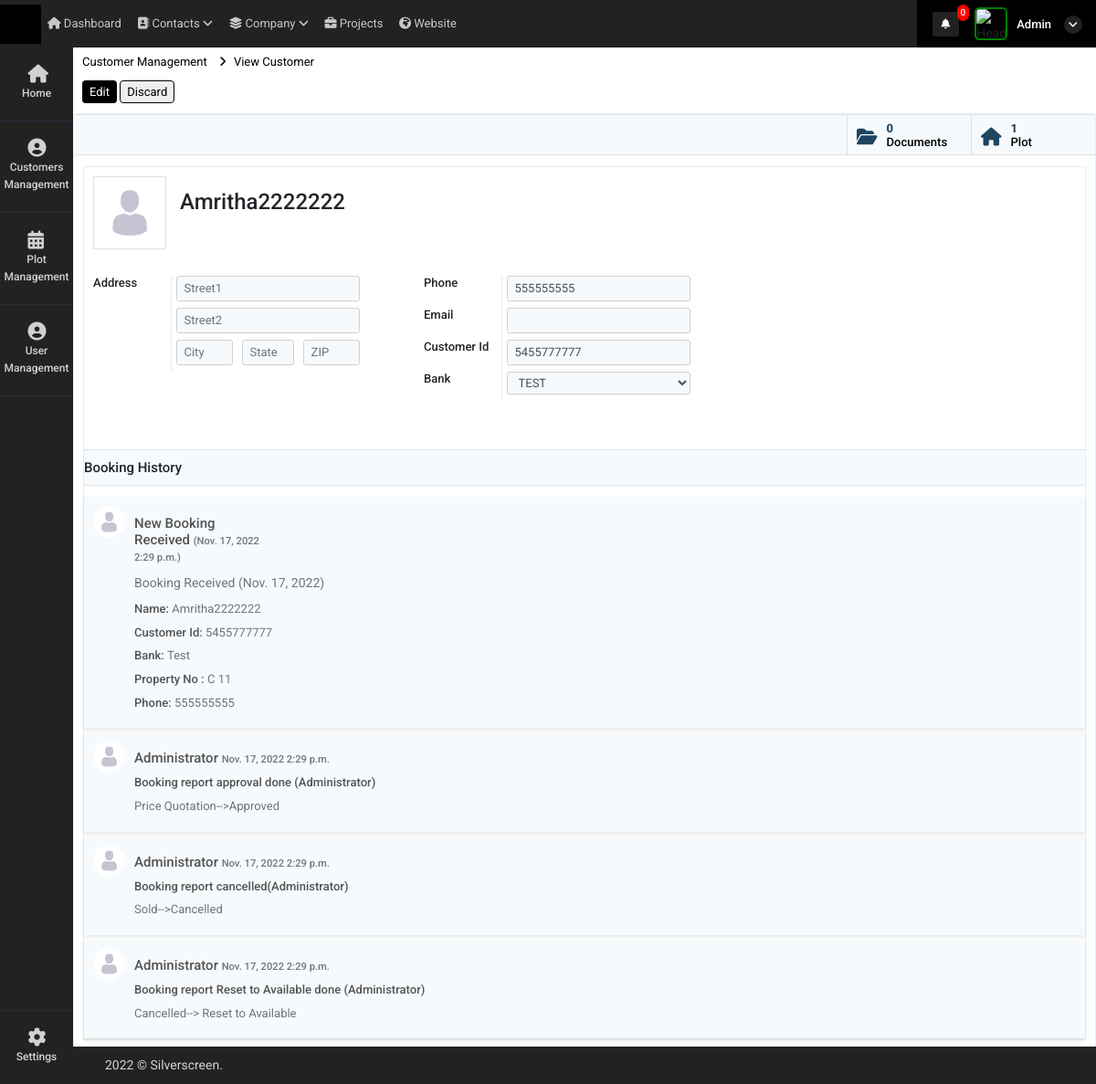
The page /customer_more_details?id=40 (signed in) on the database as committed earlier.
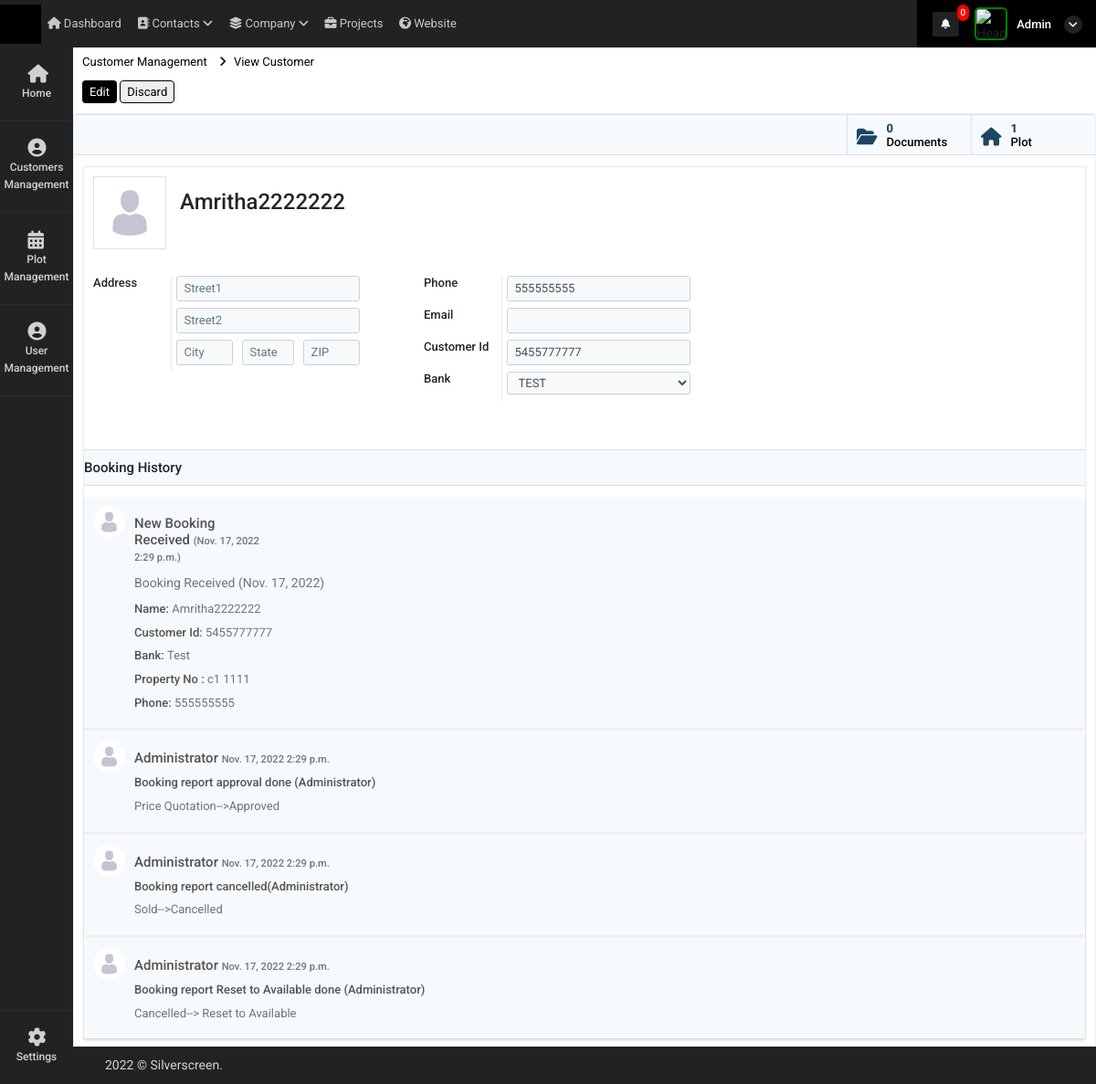
The same page on the database as committed later.
### super_admin/models.py (models this page shows, shortened)
class common(models.Model):  # COMM0N
    dt = models.DateField(auto_now=True)
    tm = models.TimeField(auto_now=True)
    updated = models.DateTimeField(default=timezone.now)
    status = models.CharField(max_length=255, null=True)
    class Meta:
        abstract = True

class user_request_plot(common):
    customer_id = models.ForeignKey(Customer_details,on_delete=models.CASCADE,related_name="user_request_plot_customer_id", null=True)
    auth_user = models.ForeignKey(User,on_delete=models.CASCADE,related_name="user_request_plot_login_id", null=True)
    user_id = models.ForeignKey(user_Details,on_delete=models.CASCADE,related_name="user_request_plot_user_login_id", null=True)
    property_mapping_id = models.ForeignKey(intractive_map,on_delete=models.CASCADE,related_name="user_request_plot_user_login_id", null=True)
    name = models.CharField(max_length=255,null=True)
    booking_id = models.CharField(max_length=255,null=True)
    phone = models.CharField(max_length=255,null=True)
    bank = models.CharField(max_length=255,null=True)
    manager_id = models.ForeignKey(user_Details,on_delete=models.CASCADE,related_name="user_request_plot_manager_id", null=True)
    read_status = models.IntegerField(default=0)
    booking_status = models.IntegerField(null=True)
    reset_to_availale = models.IntegerField(null=True)
    available_status = models.IntegerField(default=1)
    bank_relation_id = models.ForeignKey(Bank_details,on_delete=models.CASCADE,related_name="user_request_plot_Bank_details_id", null=True)
    customer_doc_id = models.FileField(upload_to="customer_document",null=True)
    contract_certi = models.FileField(upload_to="customer_document",null=True)
    tax_certificate  = models.FileField(upload_to="customer_document",null=True)
    other_document = models.FileField(upload_to="customer_document",null=True)
    Price = models.FloatField(blank=True, null=True)

class intractive_map(models.Model):
    Name = models.CharField(max_length=255, null=True)
    customer_id_mapping = models.ForeignKey('super_admin.Customer_details',on_delete=models.SET_NULL,related_name="intractive_map_customer_id", null=True)
    customer_id = models.CharField(max_length=255,null=True)
    Phoneno = models.CharField(max_length=255, null=True)
    UnitNo = models.IntegerField(null=True)
    UnitNo_primary = models.IntegerField(null=True)
    BlockNo = models.CharField(max_length=255, null=True)
    UnitArea = models.FloatField(max_length=255, null=True)
    LandArea = models.FloatField(max_length=255, null=True)
    UType = models.CharField(max_length=255, null=True)
    Price = models.FloatField(blank=True, null=True)
    Bank = models.CharField(max_length=255,null=True)
    Status = models.CharField(max_length=255,null=True)
    dt = models.DateField(auto_now_add=True)
    tm = models.TimeField(auto_now_add=True)
    current_status = models.CharField(max_length=255,null=True)
    attached_file = models.FileField(upload_to="property_image",null=True)
    currency = models.CharField(max_length=255,null=True,default="SAR")
    Price_currency = models.CharField(max_length=255,null=True)
    bank_relation_id = models.ForeignKey(Bank_details,on_delete=models.CASCADE,related_name="intractive_map_Bank_details_id", null=True)

### super_admin/views.py (the view)
# urls.py: path('customer_more_details',views.customer_more_details,name='customer_more_details'),
def customer_more_details(request):
    id = request.GET.get("id")
    data = Customer_details.objects.get(id=id)
    current_booking = ''
    try:
        current_booking = user_request_plot.objects.get(customer_id_id=data.id,available_status=1)
    except:
        pass
    booking_history = user_request_plot.objects.filter(customer_id_id=data.id).order_by("-id")
    bank_instance = Bank_details.objects.filter(status="Active")
    booking_history_count = booking_history.count()
    document_count = 0
    if data.customer_doc_id == None:
        pass
    elif data.customer_doc_id == '':
        pass
    else:
        document_count = document_count+1
    if data.contract_certi == None:
        pass
    elif data.contract_certi == '':
        pass
    else:
        document_count = document_count+1
    if data.tax_certificate == None:
        pass
    elif data.tax_certificate == '':
        pass
    else:
        document_count = document_count+1
    if data.other_document == None:
        pass
    elif data.other_document == '':
        pass
    else:
        document_count = document_count+1
    context = {
        'data':data,
        'current_booking':current_booking,
        'history':booking_history,
        'bank_instance':bank_instance,
        'booking_history_count':booking_history_count,
        'document_count':document_count
    }
    return render(request,'super_admin/customer_more_details.html',context)

### super_admin/templatetags/notification.py (called while the page is built, shortened)
@register.filter(name='get_notifications')
def get_notifications(value,args):
    user_dat = User.objects.get(id=value.id)
    st = user_dat.is_superuser
    data_count = ''
    if st == True:
        data_count = user_request_plot.objects.filter(read_status=0).count()
    return data_count

@register.filter(name='get_loginUsernameImage')
def get_loginUsernameImage(value,args):
    user_dat = User.objects.get(id=value.id)
    st = user_dat.is_superuser
    image_url = ''
    if st == True:
        image_url = 'http://10.10.10.119:8000/static/adminicon.jpg'
    else:
        user_data = user_Details.objects.get(auth_user=value.id)
        if user_data.atatchment == '':
            image_url = 'http://10.10.10.119:8000/static/adminicon.jpg'
        else:
            image_url ='../media/'+str(user_data.atatchment)
    return image_url

@register.filter(name='get_user_type')
def get_user_type(value,args):
    user_dat = User.objects.get(id=value.id)
    st = user_dat.is_superuser
    if st == True:
        return False

### super_admin/templates/super_admin/customer_more_details.html (shortened to what the changed rows need)
{% extends "super_admin/base.html" %}
{% load static %}
{% load notification %}
{% block content %}
 <div class="content">
     <div class="container-fluid px-0 customer-contact">
        <div class="row view" >
            <div class="col-lg-12 px-0">
                <div class="card" id="orderList">
                    <div class="card-body bb-0 pt-0 p-0">
                        <div>
                            <div class="payslip mb-5">
                                <div class="paytab w-100">
    <div class="tab-content text-muted pt-2">
        <div class="tab-pane active show" role="tabpanel">
            {% for i in history %}
                {% if i.available_status == 1 %}
                {% else %}
            <div class="row msging schdul-box mt-1">
                {% if j.user_type == "administrator" %}
                <img src="{% static 'adminicon.jpg' %}" alt="">
                {% else %}
                {% if j.assigned_user_id.atatchment == '' %}
                <img src="{% static 'adminicon.jpg' %}" alt="">
                {% elif j.assigned_user_id.atatchment == None %}
                <img src="{% static 'adminicon.jpg' %}" alt="">
                {% else %}
                <img src="../media/{{j.assigned_user_id.atatchment}}" alt="">
                {% endif %}
                {% endif %}
                <div>
                    <div class="row">
                        <div class="col px-0">
                            <h5>New Booking Received  <span> ({{i.dt}} {{i.tm}})</span></h5>
                        </div>
                        <div class="col px-0 d-flex align-items-center justify-content-end">
                        </div>
                    </div>
                    Booking Received  <span> ({{i.dt}})</span></h5>
                    <h6>Name: <span>{{i.name|title}}</span>
                    </h6>
                    <h6>Customer Id: <span>{{i.booking_id|title}}</span>
                    </h6>
                    <h6>Bank: <span>{{i.bank|title}}</span>
                    </h6>
                    <h6>Property No : <span>{{i.property_mapping_id.BlockNo}} {{i.property_mapping_id.UnitNo}}</span></h6>
                            <h6>Phone: <span>{{i.phone}}
                               </span></h6>
                </div>
            </div>
            {%endif%}
            {% for j in i.booking_log_id.all %}
            <div class="row msging schdul-box mt-1">
                {% if j.user_type == "administrator" %}
                <img src="{% static 'adminicon.jpg' %}" alt="">
                {% endif %}
                <div>
                    {% if j.user_type == "administrator" %}
                    <h5>{{j.user_type|title}}  <span> {{j.dt}} {{i.tm}}</span></h5>
                    {% else %}
                    <h5><a href="user_edit?id={{j.action_appy_user.id}}">
                        {{j.auth_user.email|title}}
                    </a>  <span>{{j.dt}} {{i.tm}}</span></h5>
                    {% endif %}
                        <h6>{{j.d_text}}</span>
                        </h6>
                        <h6><span>{{j.status_content}}</span></h6>
                </div>
            </div>
            {% endfor %}
            {% endfor %}
        </div>
    </div>
</div>
                            </div>
                        </div>
                    </div>
                </div>
            </div>
        </div>
     </div>
 </div>
        {% endblock %}

Rows that differ between the two databases and show on the page:
changed through a linked row, user_request_plot "Amritha2222222": property_mapping_id.BlockNo "C" → "c1"; property_mapping_id.UnitNo "11" → "1111"
